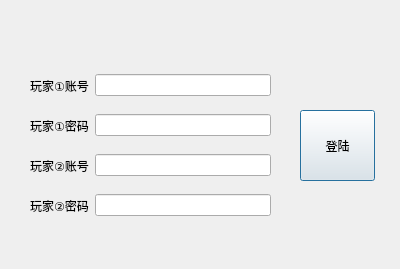
<?xml version="1.0" encoding="UTF-8"?>
<ui version="4.0">
 <class>login</class>
 <widget class="QDialog" name="login">
  <property name="geometry">
   <rect>
    <x>0</x>
    <y>0</y>
    <width>400</width>
    <height>269</height>
   </rect>
  </property>
  <property name="windowTitle">
   <string>Dialog</string>
  </property>
  <property name="styleSheet">
   <string notr="true"/>
  </property>
  <widget class="QWidget" name="horizontalLayoutWidget">
   <property name="geometry">
    <rect>
     <x>30</x>
     <y>70</y>
     <width>241</width>
     <height>31</height>
    </rect>
   </property>
   <layout class="QHBoxLayout" name="horizontalLayout">
    <item>
     <widget class="QLabel" name="label">
      <property name="text">
       <string>玩家①账号</string>
      </property>
     </widget>
    </item>
    <item>
     <widget class="QLineEdit" name="Player1_UserName"/>
    </item>
   </layout>
  </widget>
  <widget class="QWidget" name="horizontalLayoutWidget_2">
   <property name="geometry">
    <rect>
     <x>30</x>
     <y>150</y>
     <width>241</width>
     <height>31</height>
    </rect>
   </property>
   <layout class="QHBoxLayout" name="horizontalLayout_2">
    <item>
     <widget class="QLabel" name="label_2">
      <property name="text">
       <string>玩家②账号</string>
      </property>
     </widget>
    </item>
    <item>
     <widget class="QLineEdit" name="Player2_UserName"/>
    </item>
   </layout>
  </widget>
  <widget class="QWidget" name="horizontalLayoutWidget_3">
   <property name="geometry">
    <rect>
     <x>30</x>
     <y>110</y>
     <width>241</width>
     <height>31</height>
    </rect>
   </property>
   <layout class="QHBoxLayout" name="horizontalLayout_3">
    <item>
     <widget class="QLabel" name="label_3">
      <property name="text">
       <string>玩家①密码</string>
      </property>
     </widget>
    </item>
    <item>
     <widget class="QLineEdit" name="Player1_Password"/>
    </item>
   </layout>
  </widget>
  <widget class="QWidget" name="horizontalLayoutWidget_4">
   <property name="geometry">
    <rect>
     <x>30</x>
     <y>190</y>
     <width>241</width>
     <height>31</height>
    </rect>
   </property>
   <layout class="QHBoxLayout" name="horizontalLayout_4">
    <item>
     <widget class="QLabel" name="label_4">
      <property name="text">
       <string>玩家②密码</string>
      </property>
     </widget>
    </item>
    <item>
     <widget class="QLineEdit" name="Player2_Password"/>
    </item>
   </layout>
  </widget>
  <widget class="QPushButton" name="LoginConfirm">
   <property name="geometry">
    <rect>
     <x>300</x>
     <y>110</y>
     <width>75</width>
     <height>71</height>
    </rect>
   </property>
   <property name="text">
    <string>登陆</string>
   </property>
  </widget>
 </widget>
 <resources/>
 <connections/>
</ui>
